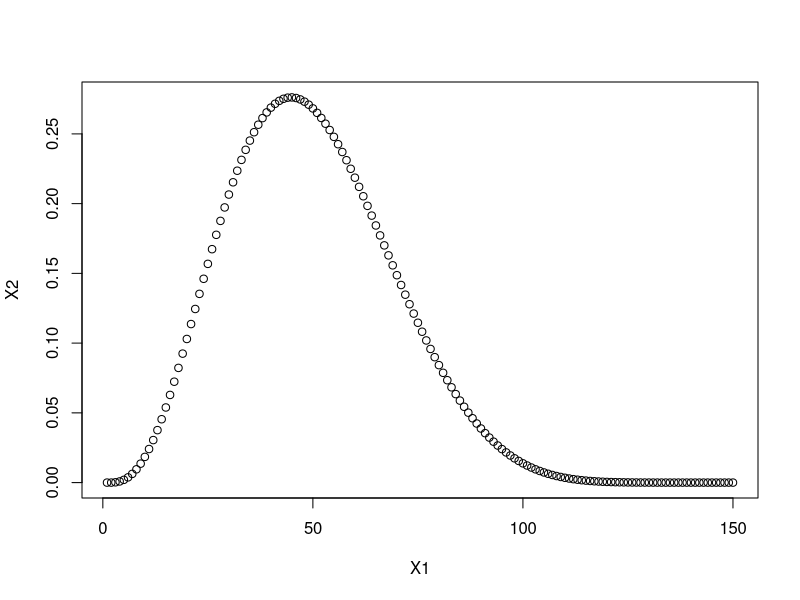

The R script that drew this image:
# Hyper 
population <- 200
x <- 2
m <- 10
n <- population - m
k <- 5

dhyper(x, m, n, k)


#-------------
population <- 150
x <- 3 # err.doc in sample
k <- 10 # test sample size
m <- 10 # number of err. doc total
n <- population - m # number of OK doc total

pop <- 1:population 

probs <- data.frame(matrix(0, ncol=2, nrow=population ))
for(i in 1:population) {
 m <- pop[i] # number of err. doc total
 n <- population - m # number of OK doc total
 probs[i,1] <- m
 probs[i,2] <- dhyper(x, m, n, k)
}

plot(probs)
probs[which.max(probs[,2]), ]







